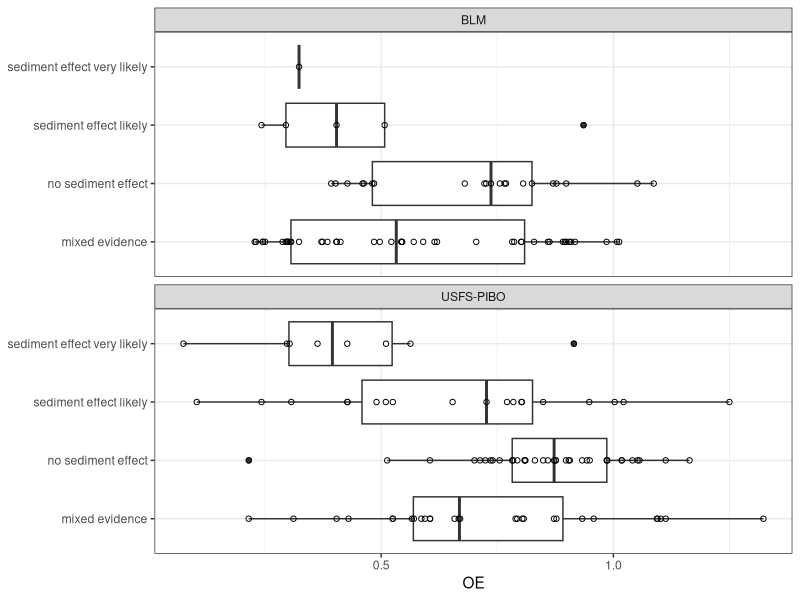

The R script that drew this image:
################################################################################
# Calculates performance statistics for reference and sed-impaired sites
# Jason Williams
# May 2023
################################################################################

library(tidyverse)
library(readxl)
library(reshape2)

# read in data------------------------------------------------------------------

project_data <-read.csv("./formatted_data/project_data.csv", header = TRUE)
str(project_data)

framework_benchmarks <-read.csv("./formatted_data/framework_benchmarks.csv", header = TRUE)
str(framework_benchmarks)

# calculate predictions from framework and other methods------------------------

# require paired % fines and FSBI for prediction

predictions <-
  project_data %>%
  filter(has_both == "Y") %>%
  mutate(year_numeric = as.numeric(year)) %>%
  mutate(worse_than_fines_ref = ifelse(pct_fine > framework_fines_ref_benchmark, "Y", "N")) %>%
  mutate(worse_than_FSBI_ref = ifelse(sample_FSBI < framework_FSBI_ref_benchmark, "Y", "N")) %>%
  mutate(exceeds_both_ref = ifelse(worse_than_FSBI_ref == "Y" & worse_than_fines_ref == "Y", "Y", "N")) %>%
  mutate(exceeds_SME75 = ifelse(pct_fine > framework_SME75_benchmark, "Y", "N")) %>%
  mutate(framework_prediction =  ifelse(has_both == "N", "additional line of evidence needed",
                                        ifelse(exceeds_both_ref == "Y" & exceeds_SME75 == "N", "sediment effect likely",
                                               
                                               ifelse(exceeds_both_ref == "Y" & exceeds_SME75 == "Y", "sediment effect very likely",
                                                      
                                                      ifelse(exceeds_both_ref == "N" & exceeds_SME75 == "Y", "mixed evidence",
                                                             
                                                             ifelse(worse_than_fines_ref == "Y" & worse_than_FSBI_ref == "N", "mixed evidence",
                                                                    
                                                                    ifelse(worse_than_fines_ref == "N" & worse_than_FSBI_ref == "N", "no sediment effect",
                                                                           
                                                                           ifelse(worse_than_fines_ref == "N" & worse_than_FSBI_ref == "Y", "mixed evidence", NA)))))))) %>%
  mutate(OE_prediction = ifelse(OE < OE_benchmark, "not within expected condition",
                                ifelse(OE >= OE_benchmark, "within expected condition", NA))) %>%
  mutate(BLM_prediction = ifelse(pct_fine > blm_fines_ref_benchmark, "BLM fines fail", "BLM fines pass")) %>%
  mutate(SMI2_prediction = ifelse(SMI2 < SMI2_benchmark, "SMI2 fail", 
                                  ifelse(SMI2 >= SMI2_benchmark, "SMI2 pass", NA)))

write.csv(predictions, "./formatted_data/predictions.csv")

# calculate outcomes at pibo and aim reference sites----------------------------

# format for plotting
for_performance_stats <-
  predictions %>%
  filter(source_sitetype %in% c("Reference", "sediment reference")) %>%
  select(source, siteid, sampleid, sample_date, siteclass, order, blm_ecoregion,
         pct_fine, sample_FSBI, has_both, OE, OE_benchmark, SMI2, SMI2_benchmark,
         framework_prediction, OE_prediction, BLM_prediction, SMI2_prediction) %>%
  melt(id.vars = c("source", "siteid", "sampleid", "sample_date", "siteclass", "order", "blm_ecoregion",
                    "pct_fine", "sample_FSBI",
                   "has_both", "OE", "OE_benchmark", "SMI2", "SMI2_benchmark"))




# summarize predicted outcomes for reference sites-------------------------------

# summary by sample
# includes only samples with both % fines and FSBI
reference_performance_stats <-
  for_performance_stats %>%
  group_by(source, variable, value) %>%
  count()


# summarize outcomes for pibo & AIM sites with sediment TMDL--------------------


for_tmdl_validation <-
  predictions %>%
  filter(sed_tmdl == "Y") %>%
  select(source, siteid, sampleid, sample_date, siteclass, order, blm_ecoregion,
         pct_fine, sample_FSBI, has_both, OE, OE_benchmark, SMI2, SMI2_benchmark,
         framework_prediction, OE_prediction, BLM_prediction, SMI2_prediction) %>%
  melt(id.vars = c("source", "siteid", "sampleid", "sample_date", "siteclass", "order", 
                  "blm_ecoregion", "pct_fine", "sample_FSBI", "has_both", "OE", 
                  "OE_benchmark", "SMI2", "SMI2_benchmark"))


# summary by sample
tmdl_performance_stats <-
  for_tmdl_validation %>%
  group_by(source, variable, value) %>%
  count()


# plot OE vs. sed predeiction outcome
for_tmdl_validation %>%
  filter(source != "DEQ BURP") %>%
  filter(variable == "framework_prediction") %>%
  filter(!is.na(value)) %>%
  ggplot(aes(x = value, y = OE)) +
  geom_boxplot() +
  geom_point(shape = 1) +
  facet_wrap(~source, nrow = 2) +
  coord_flip() +
  theme_bw() +
  labs(x = "macroinvertebrate O/E") +
  theme(axis.title.y = element_blank())

# false positive rates when using OE failing-samples as 'known' impaired--------

for_tmdl_performace_stats2 <-
  predictions %>%
  filter(sed_tmdl == "Y") %>%
  mutate(OE_prediction = ifelse(OE < OE_benchmark, "not within expected condition",
                                ifelse(OE >= OE_benchmark, "within expected condition", NA))) %>%
  mutate(SMI2_prediction = ifelse(SMI2 < SMI2_benchmark, "SMI2 fail", 
                                  ifelse(SMI2 >= SMI2_benchmark, "SMI2 pass", NA)))

# OE for PIBO and AIM
tmdl_performance_stats_oe <-
  for_tmdl_performace_stats2 %>%
  filter(source != "DEQ BURP") %>%
  group_by(source, framework_prediction) %>%
  count(OE_prediction)

# SMI2 for BURP
tmdl_performance_stats_SMI2 <-
  for_tmdl_performace_stats2 %>%
  filter(source == "DEQ BURP") %>%
  group_by(framework_prediction) %>%
  count(SMI2_prediction)
